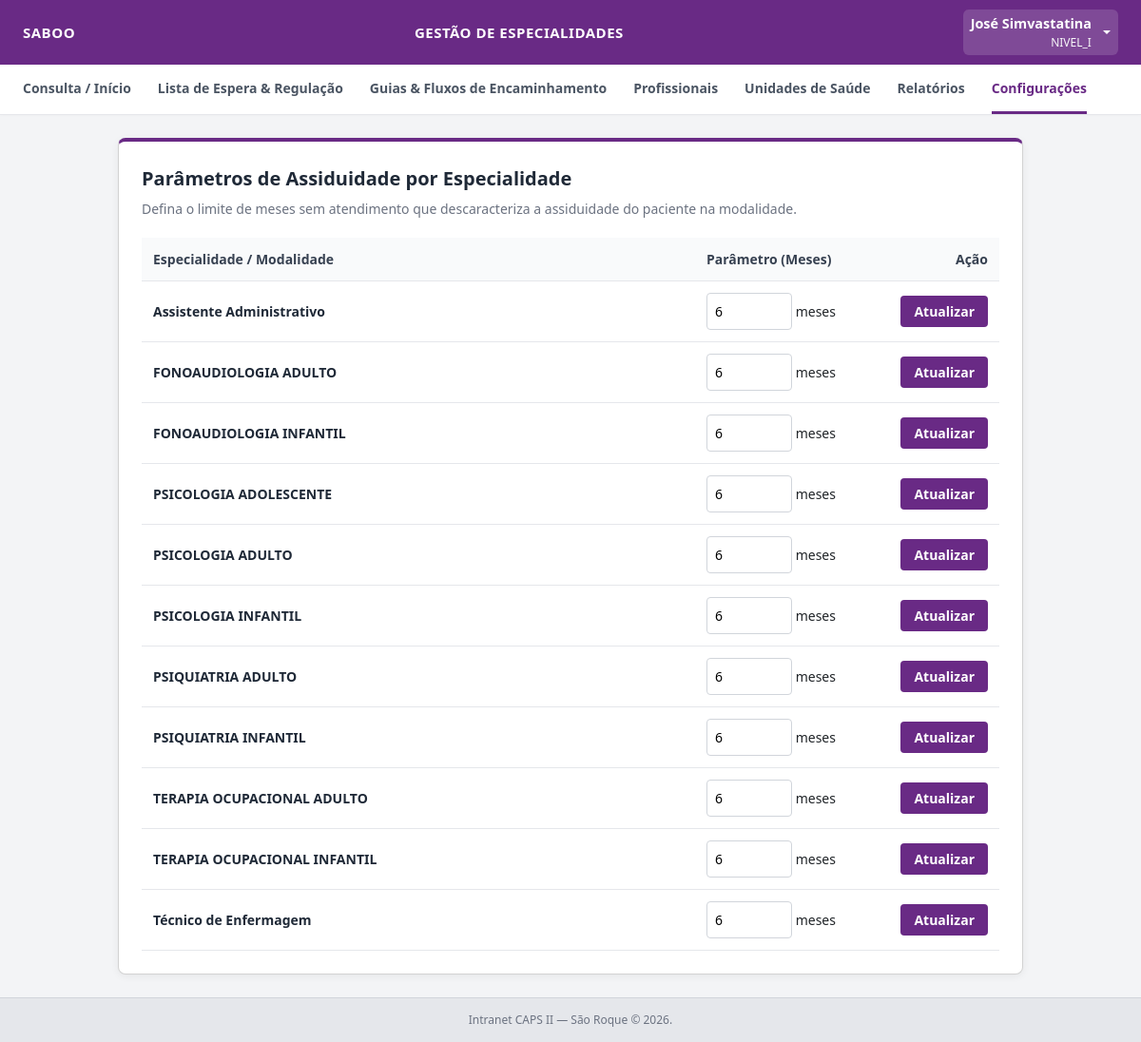
Before: /admin/configuracoes/assiduidade (signed in) with the older database file.
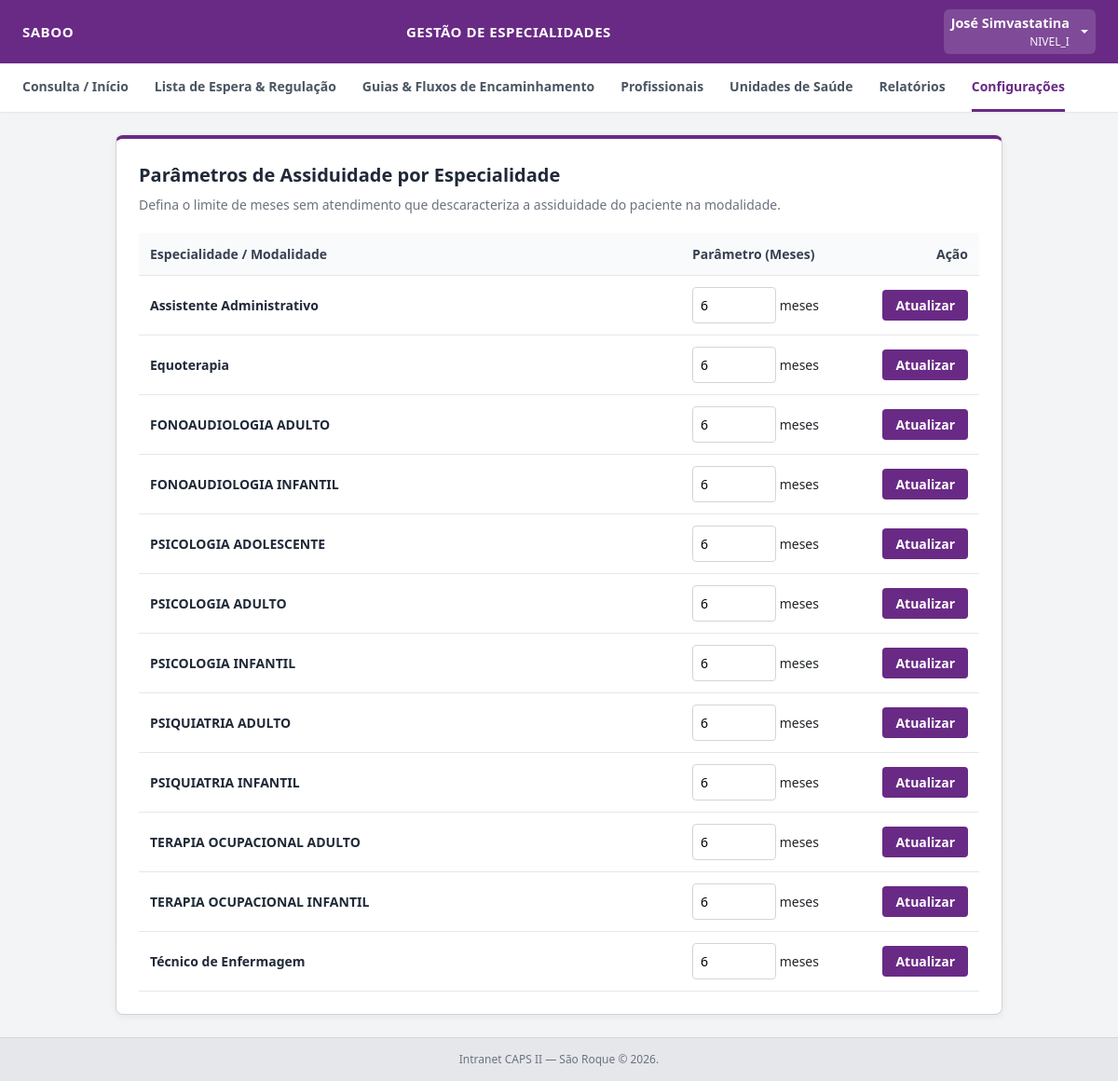
After: the same page with the newer database file.
### tables this page shows
CREATE TABLE cbos (
            id INTEGER PRIMARY KEY AUTOINCREMENT,
            codigo TEXT UNIQUE NOT NULL,
            ocupacao TEXT NOT NULL,
            profissao TEXT,
            sigla_conselho TEXT,
            idade_minima INTEGER,
            idade_maxima INTEGER,
            meses_assiduidade INTEGER DEFAULT 6,
            created_at TIMESTAMP DEFAULT CURRENT_TIMESTAMP
        , ativa INTEGER DEFAULT 1, gera_lista_espera INTEGER DEFAULT 1);

### app.py (the view)
@app.route('/admin/configuracoes/assiduidade', methods=['GET'])
@login_required
@nivel_i_required
def listar_assiduidade_config():
    conn = get_db_connection()
    cbos = [
        dict(row)
        for row in conn.execute(
            'SELECT id, ocupacao, meses_assiduidade FROM cbos ORDER BY ocupacao'
            ' ASC'
        ).fetchall()
    ]
    conn.close()
    return render_template('admin_assiduidade.html', cbos=cbos)

### app.py (called while the page is built)
def get_db_connection():
    conn = sqlite3.connect(DB_PATH)
    conn.row_factory = sqlite3.Row
    conn.execute('PRAGMA foreign_keys = ON;')
    return conn

def login_required(f):
    @wraps(f)
    def decorated_function(*args, **kwargs):
        if 'usuario_id' not in session:
            flash('Por favor, faça login para acessar o sistema.', 'warning')
            return redirect(url_for('login'))
        return f(*args, **kwargs)
    return decorated_function

def nivel_i_required(f):
    @wraps(f)
    def decorated_function(*args, **kwargs):
        if session.get('perfil') != 'NIVEL_I':
            flash(
                'Acesso restrito à gestão e administração do sistema (Nível I).',
                'danger',
            )
            return redirect(url_for('dashboard'))
        return f(*args, **kwargs)
    return decorated_function

### templates/admin_assiduidade.html (shortened to what this page needs)
{% set perfil = session.get('perfil') %}
<!DOCTYPE html>
<html lang="pt-BR">
<head>
    <link href="https://cdn.jsdelivr.net/npm/bootstrap@5.3.0/dist/css/bootstrap.min.css" rel="stylesheet">
</head>
<body>
    <div class="topbar">
        <div class="title">{{ session.get('estabelecimento', 'CAPS II — São Roque') }}</div>
        <div class="center-title">Gestão de Especialidades</div>
        <div class="dropdown">
            <a class="dropdown-toggle text-white d-flex align-items-center text-decoration-none py-1 px-2 rounded"
               href="#" id="userMenuDropdown" role="button" data-bs-toggle="dropdown" aria-expanded="false" style="background: rgba(255,255,255,0.15);">
                <div class="text-end me-2">
                    <span class="d-block fw-semibold text-white" style="font-size: 0.9rem;">{{ session.get('nome') }}</span>
                    <small class="d-block text-light opacity-85" style="font-size: 0.75rem;">{{ session.get('perfil') }}</small>
                </div>
            </a>
        </div>
    </div>
    <div class="navbar">
        <a href="/dashboard">Consulta / Início</a>
        <a href="/lista-espera">Lista de Espera & Regulação</a>
        <a href="/guias-fluxo">Guias & Fluxos de Encaminhamento</a>
        {% if session.get('perfil') == 'NIVEL_I' %}
            <a href="/admin/profissionais">Profissionais</a>
            <a href="/admin/estabelecimentos">Unidades de Saúde</a>
            <a href="/relatorios">Relatórios</a>
            <a href="/admin/configuracoes" class="active">Configurações</a>
        {% endif %}
    </div>
    <div class="container">
        <div class="card">
            <div class="header-title">Parâmetros de Assiduidade por Especialidade</div>
            <div class="header-sub">Defina o limite de meses sem atendimento que descaracteriza a assiduidade do paciente na modalidade.</div>
            <table class="table-data">
                <thead>
                    <tr>
                        <th>Especialidade / Modalidade</th>
                        <th style="width: 200px;">Parâmetro (Meses)</th>
                        <th style="width: 120px; text-align: right;">Ação</th>
                    </tr>
                </thead>
                <tbody>
                    {% for cbo in cbos %}
                    <tr>
                        <td style="font-weight: 600; color: #1f2937; vertical-align: middle;">{{ cbo.ocupacao }}</td>
                        <form method="POST" action="/admin/configuracoes/assiduidade/salvar">
                            <td style="vertical-align: middle;">
                                <input type="number" name="meses_assiduidade" value="{{ cbo.meses_assiduidade if cbo.meses_assiduidade is not none else 6 }}" min="1" max="24" required> meses
                            </td>
                            <td style="text-align: right; vertical-align: middle;">
                                <button type="submit" class="btn-save">Atualizar</button>
                            </td>
                        </form>
                    </tr>
                    {% endfor %}
                </tbody>
            </table>
        </div>
    </div>
    <div class="footer">Intranet CAPS II — São Roque &copy; 2026.</div>
</body>
</html>

### templates/admin_assiduidade.html (style rules this page uses)
* { box-sizing: border-box; margin: 0; padding: 0; font-family: 'Segoe UI', Tahoma, Geneva, Verdana, sans-serif; }
body { background-color: #f3f4f6; min-height: 100vh; display: flex; flex-direction: column; }
.topbar { background-color: #692A85; color: white; padding: 10px 24px; display: flex; justify-content: space-between; align-items: center; box-shadow: 0 2px 4px rgba(0,0,0,0.1); }
.topbar .title { font-size: 15px; font-weight: 600; text-transform: uppercase; letter-spacing: 0.5px; white-space: nowrap; overflow: hidden; text-overflow: ellipsis; max-width: 280px; }
.topbar .center-title { font-size: 15px; font-weight: 600; text-transform: uppercase; letter-spacing: 0.5px; }
.navbar { background: white; border-bottom: 1px solid #e5e7eb; padding: 0 24px; display: flex; justify-content: flex-start; gap: 28px; overflow-x: auto; white-space: nowrap; box-shadow: 0 1px 3px rgba(0,0,0,0.02); }
.navbar a { text-decoration: none; color: #4b5563; font-size: 14px; font-weight: 600; padding: 14px 0; border-bottom: 3px solid transparent; transition: all 0.2s; display: inline-block; flex-shrink: 0; }
.navbar a:hover, .navbar a.active { color: #692A85; border-bottom-color: #692A85; }
.container { flex: 1; padding: 24px; max-width: 1000px; margin: 0 auto; width: 100%; }
.card { background: white; padding: 24px; border-radius: 8px; box-shadow: 0 2px 8px rgba(0,0,0,0.06); border-top: 4px solid #692A85; }
.header-title { font-size: 20px; color: #1f2937; margin-bottom: 6px; font-weight: 700; }
.header-sub { font-size: 14px; color: #6b7280; margin-bottom: 20px; }
.table-data { width: 100%; border-collapse: collapse; font-size: 14px; text-align: left; }
.table-data th, .table-data td { padding: 12px; border-bottom: 1px solid #e5e7eb; }
.table-data th { background: #f9fafb; color: #374151; font-weight: 600; }
input[type="number"] { width: 90px; padding: 8px; border: 1px solid #d1d5db; border-radius: 4px; font-size: 14px; outline: none; background: white; }
.btn-save { background: #692A85; color: white; border: none; padding: 6px 14px; border-radius: 4px; font-weight: 600; cursor: pointer; transition: background 0.2s; }
.footer { text-align: center; padding: 14px 0; font-size: 12px; color: #6b7280; background-color: #e5e7eb; margin-top: auto; border-top: 1px solid #d1d5db; }

Changed rows visible on the page:
added cbos: ocupacao "Equoterapia", meses_assiduidade "6"
